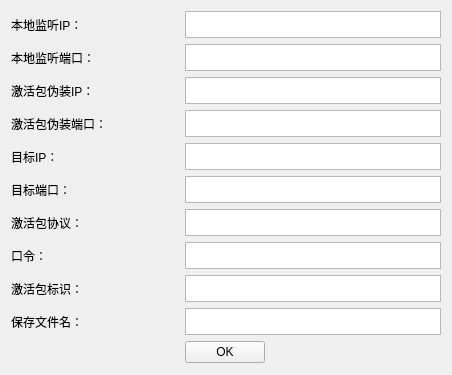
<?xml version="1.0" encoding="UTF-8"?>
<ui version="4.0">
 <class>AddConfig</class>
 <widget class="QWidget" name="AddConfig">
  <property name="geometry">
   <rect>
    <x>0</x>
    <y>0</y>
    <width>452</width>
    <height>375</height>
   </rect>
  </property>
  <property name="windowTitle">
   <string>Config</string>
  </property>
  <layout class="QGridLayout" name="gridLayout">
   <item row="4" column="1" colspan="2">
    <widget class="QTextEdit" name="lab_target_ip">
     <property name="maximumSize">
      <size>
       <width>16777215</width>
       <height>27</height>
      </size>
     </property>
    </widget>
   </item>
   <item row="10" column="0">
    <spacer name="horizontalSpacer">
     <property name="orientation">
      <enum>Qt::Horizontal</enum>
     </property>
     <property name="sizeHint" stdset="0">
      <size>
       <width>166</width>
       <height>20</height>
      </size>
     </property>
    </spacer>
   </item>
   <item row="1" column="1" colspan="2">
    <widget class="QTextEdit" name="lab_local_port">
     <property name="maximumSize">
      <size>
       <width>16777215</width>
       <height>27</height>
      </size>
     </property>
    </widget>
   </item>
   <item row="6" column="0">
    <widget class="QLabel" name="label_7">
     <property name="text">
      <string>激活包协议：</string>
     </property>
    </widget>
   </item>
   <item row="3" column="0">
    <widget class="QLabel" name="label_4">
     <property name="text">
      <string>激活包伪装端口：</string>
     </property>
    </widget>
   </item>
   <item row="7" column="1" colspan="2">
    <widget class="QTextEdit" name="lab_rootkit_pass">
     <property name="maximumSize">
      <size>
       <width>16777215</width>
       <height>27</height>
      </size>
     </property>
    </widget>
   </item>
   <item row="1" column="0">
    <widget class="QLabel" name="label_2">
     <property name="text">
      <string>本地监听端口：</string>
     </property>
    </widget>
   </item>
   <item row="9" column="1" colspan="2">
    <widget class="QTextEdit" name="lab_save_path">
     <property name="maximumSize">
      <size>
       <width>16777215</width>
       <height>27</height>
      </size>
     </property>
    </widget>
   </item>
   <item row="10" column="1">
    <widget class="QPushButton" name="pushButton">
     <property name="text">
      <string>OK</string>
     </property>
    </widget>
   </item>
   <item row="8" column="0">
    <widget class="QLabel" name="label_9">
     <property name="text">
      <string>激活包标识：</string>
     </property>
    </widget>
   </item>
   <item row="8" column="1" colspan="2">
    <widget class="QTextEdit" name="lab_activate_flag">
     <property name="maximumSize">
      <size>
       <width>16777215</width>
       <height>27</height>
      </size>
     </property>
    </widget>
   </item>
   <item row="9" column="0">
    <widget class="QLabel" name="label_10">
     <property name="text">
      <string>保存文件名：</string>
     </property>
    </widget>
   </item>
   <item row="4" column="0">
    <widget class="QLabel" name="label_5">
     <property name="text">
      <string>目标IP：</string>
     </property>
    </widget>
   </item>
   <item row="0" column="0">
    <widget class="QLabel" name="label">
     <property name="text">
      <string>本地监听IP：</string>
     </property>
    </widget>
   </item>
   <item row="3" column="1" colspan="2">
    <widget class="QTextEdit" name="lab_fake_port">
     <property name="maximumSize">
      <size>
       <width>16777215</width>
       <height>27</height>
      </size>
     </property>
    </widget>
   </item>
   <item row="2" column="1" colspan="2">
    <widget class="QTextEdit" name="lab_fake_ip">
     <property name="maximumSize">
      <size>
       <width>16777215</width>
       <height>27</height>
      </size>
     </property>
    </widget>
   </item>
   <item row="0" column="1" colspan="2">
    <widget class="QTextEdit" name="lab_local_ip">
     <property name="maximumSize">
      <size>
       <width>16777215</width>
       <height>27</height>
      </size>
     </property>
    </widget>
   </item>
   <item row="10" column="2">
    <spacer name="horizontalSpacer_2">
     <property name="orientation">
      <enum>Qt::Horizontal</enum>
     </property>
     <property name="sizeHint" stdset="0">
      <size>
       <width>165</width>
       <height>20</height>
      </size>
     </property>
    </spacer>
   </item>
   <item row="7" column="0">
    <widget class="QLabel" name="label_8">
     <property name="text">
      <string>口令：</string>
     </property>
    </widget>
   </item>
   <item row="2" column="0">
    <widget class="QLabel" name="label_3">
     <property name="text">
      <string>激活包伪装IP：</string>
     </property>
    </widget>
   </item>
   <item row="6" column="1" colspan="2">
    <widget class="QTextEdit" name="lab_activate_protocol">
     <property name="maximumSize">
      <size>
       <width>16777215</width>
       <height>27</height>
      </size>
     </property>
    </widget>
   </item>
   <item row="5" column="0">
    <widget class="QLabel" name="label_6">
     <property name="text">
      <string>目标端口：</string>
     </property>
    </widget>
   </item>
   <item row="5" column="1" colspan="2">
    <widget class="QTextEdit" name="lab_target_port">
     <property name="maximumSize">
      <size>
       <width>16777215</width>
       <height>27</height>
      </size>
     </property>
    </widget>
   </item>
  </layout>
 </widget>
 <resources/>
 <connections/>
</ui>
